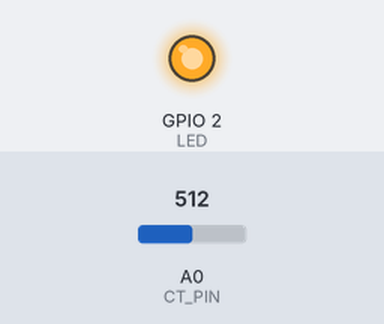
Simulated run of this sketch. Board: ESP8266 (NodeMCU). Shown: output pins drawn as LEDs (lit = HIGH). The test bench sets the inputs (shaded band); at power-on: A0 (CT_PIN) = 512. WiFi joins after 1.5 s; servers stay silent unless stated; what the sketch prints to the serial monitor is not drawn.

Above: at 5.0 s.
At 7.57 s:
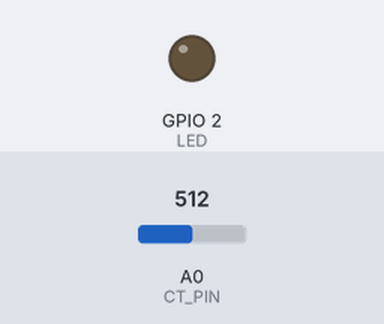
Timing chart, 0 to 9.4 s (numbered marks = the images above):
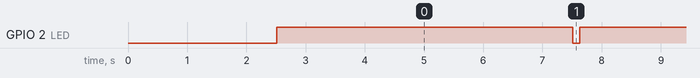

Measured:
- by itself, GPIO 2 (LED): alternates HIGH for 5.2 s and LOW for 0.11 s

The sketch:

smwa.ino
```cpp
#include <ESP8266WiFi.h>

#define LED     2
#define LED_ON  LOW
#define LED_OFF HIGH
#define CT_PIN  A0

const char* WIFI_SSID     = "SMWA";
const char* WIFI_PASS     = "case.fox.pickle";
const int   MAX_CONN_ATT  = 1000;

const byte  SERVER_ADDR[] = {192, 168, 137, 1};
const int   SERVER_PORT   = 80;

const uint32_t  POLL_PERIOD = 5000; // Time between polls
const uint32_t  N       = 1000;     // Number of samples
const uint32_t  R_MAX   = 1024;     // ADC resolution
const double    V_DC    = 0.5;      // Input DC offset
const double    R_SCALE = 1;        // Input scale (Input/R_SCALE)
const double    V_MAIN  = 120.0;    // Main RMS voltage
const double    O_CT    = 21.0;     // CT burden resistance
const uint32_t  N_CT    = 1800;     // CT ratio

double VCT_RIN_2[R_MAX];  // Vct(Rin)^2

void setup() {
  // Open serial port
  Serial.begin(115200);
  delay(100);
  Serial.println();

  // Generate lookup tables
  int     dcOffset = R_MAX * V_DC;
  double  rInRatio = R_SCALE / R_MAX;

  for (int i=0; i < R_MAX; i++) {
    double vCT = (i - dcOffset) * rInRatio;
    VCT_RIN_2[i] = vCT * vCT;

    if (i%10 == 0){
      Serial.println(vCT, 5);
    } else {
      Serial.print(vCT, 5);
      Serial.print("   ");
    }
  }

  // Configure pins
  pinMode(LED, OUTPUT);
  pinMode(CT_PIN, INPUT); // analog pin

  // TODO: Mount filesystem

  // TODO: Read configuration

  // Connect to WiFi
  Serial.println("Connecting to WiFi...");
  WiFi.begin(WIFI_SSID, WIFI_PASS);

  int connAttempts = 0;
  while (connAttempts++ <= MAX_CONN_ATT &&
         WiFi.status() != WL_CONNECTED) {
    delay(500);
  }

  Serial.print("IP address: ");
  Serial.println(WiFi.localIP());
  Serial.print("Gateway: ");
  Serial.println(WiFi.gatewayIP());
  digitalWrite(LED, LED_OFF);
}

void blinkLED(int duration=500) {
  digitalWrite(LED, LED_ON);
  delay(duration);
  digitalWrite(LED, LED_OFF);
}

double getWMain() {
  static double wVRatio = N_CT * V_MAIN / O_CT;
  double vrms = 0;
  double sigmaNSq = 0;

  digitalWrite(LED, LED_ON);
  // Get values
  for (int i=0; i < N; i++) {
    sigmaNSq += VCT_RIN_2[analogRead(CT_PIN)];
    delayMicroseconds(2); // Need to actually calculate this
  }

  vrms = sqrt(sigmaNSq / N);

  Serial.print("Vrms: ");
  Serial.println(vrms, 5);
  digitalWrite(LED, LED_OFF);

  return vrms * wVRatio;
}

void loop() {
  delay(POLL_PERIOD);

  // Read analog pin
  double reading = getWMain();
  Serial.print("Wmain: ");
  Serial.println(String(reading));

  // Connect to the server using WiFi
  WiFiClient client;
  if (!client.connect(SERVER_ADDR, SERVER_PORT)) {
    Serial.println("Server connection failed");
    return;
  }

  // Create request URL
  String url = "/upload?reading=" + String(reading);

  // Send request to server
  Serial.print("Requesting URL: ");
  Serial.println(url);
  client.print("GET " + url + " HTTP/1.1\r\n" +
               "Connection: close\r\n\r\n");
}
```
